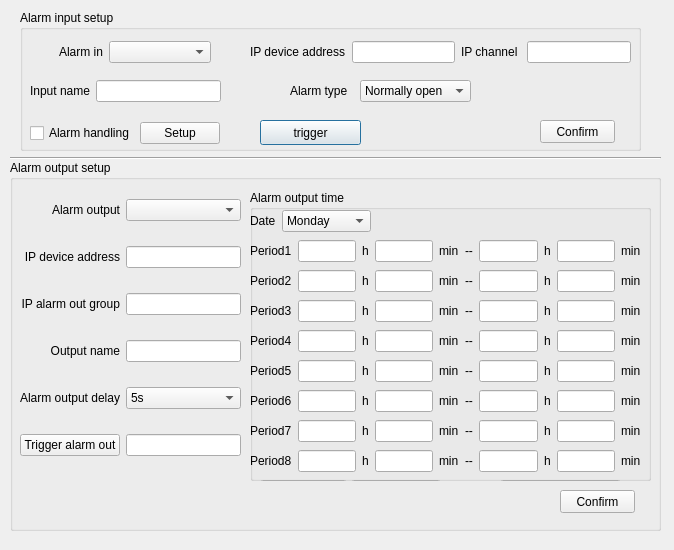
<?xml version="1.0" encoding="UTF-8"?>
<ui version="4.0">
 <class>CAlarmParamsDlg</class>
 <widget class="QDialog" name="CAlarmParamsDlg">
  <property name="geometry">
   <rect>
    <x>0</x>
    <y>0</y>
    <width>674</width>
    <height>550</height>
   </rect>
  </property>
  <property name="windowTitle">
   <string>Dialog</string>
  </property>
  <widget class="QGroupBox" name="groupBox">
   <property name="geometry">
    <rect>
     <x>20</x>
     <y>10</y>
     <width>621</width>
     <height>141</height>
    </rect>
   </property>
   <property name="title">
    <string>Alarm input setup</string>
   </property>
   <widget class="QPushButton" name="pushButtonPTZ">
    <property name="geometry">
     <rect>
      <x>240</x>
      <y>110</y>
      <width>101</width>
      <height>25</height>
     </rect>
    </property>
    <property name="text">
     <string>trigger</string>
    </property>
   </widget>
   <widget class="QPushButton" name="pushButtonAlarmInSave">
    <property name="geometry">
     <rect>
      <x>520</x>
      <y>110</y>
      <width>75</width>
      <height>23</height>
     </rect>
    </property>
    <property name="text">
     <string>Confirm</string>
    </property>
   </widget>
   <widget class="QWidget" name="layoutWidget">
    <property name="geometry">
     <rect>
      <x>10</x>
      <y>70</y>
      <width>191</width>
      <height>23</height>
     </rect>
    </property>
    <layout class="QHBoxLayout" name="horizontalLayout_3">
     <item>
      <widget class="QLabel" name="label_4">
       <property name="text">
        <string>&lt;!DOCTYPE HTML PUBLIC &quot;-//W3C//DTD HTML 4.0//EN&quot; &quot;http://www.w3.org/TR/REC-html40/strict.dtd&quot;&gt;
&lt;html&gt;&lt;head&gt;&lt;meta name=&quot;qrichtext&quot; content=&quot;1&quot; /&gt;&lt;style type=&quot;text/css&quot;&gt;
p, li { white-space: pre-wrap; }
&lt;/style&gt;&lt;/head&gt;&lt;body style=&quot; font-family:'宋体'; font-size:9pt; font-weight:400; font-style:normal;&quot;&gt;
&lt;p align=&quot;right&quot; style=&quot; margin-top:0px; margin-bottom:0px; margin-left:0px; margin-right:0px; -qt-block-indent:0; text-indent:0px;&quot;&gt;Input name&lt;/p&gt;&lt;/body&gt;&lt;/html&gt;</string>
       </property>
      </widget>
     </item>
     <item>
      <widget class="QLineEdit" name="lineEditAlarmInName"/>
     </item>
    </layout>
   </widget>
   <widget class="QWidget" name="layoutWidget">
    <property name="geometry">
     <rect>
      <x>10</x>
      <y>110</y>
      <width>190</width>
      <height>27</height>
     </rect>
    </property>
    <layout class="QGridLayout" name="gridLayout_10">
     <item row="0" column="0">
      <widget class="QCheckBox" name="checkBoxAlarmInHandle">
       <property name="text">
        <string>Alarm handling</string>
       </property>
      </widget>
     </item>
     <item row="0" column="1">
      <widget class="QPushButton" name="pushButtonAlarmInHandle">
       <property name="text">
        <string>Setup</string>
       </property>
      </widget>
     </item>
    </layout>
   </widget>
   <widget class="QWidget" name="layoutWidget">
    <property name="geometry">
     <rect>
      <x>270</x>
      <y>70</y>
      <width>181</width>
      <height>23</height>
     </rect>
    </property>
    <layout class="QGridLayout" name="gridLayout_11">
     <item row="0" column="0">
      <widget class="QLabel" name="label_5">
       <property name="text">
        <string>Alarm type</string>
       </property>
      </widget>
     </item>
     <item row="0" column="1">
      <widget class="QComboBox" name="comboBoxAlarmInType">
       <item>
        <property name="text">
         <string>Normally open</string>
        </property>
       </item>
       <item>
        <property name="text">
         <string>Normally close</string>
        </property>
       </item>
      </widget>
     </item>
    </layout>
   </widget>
   <widget class="QWidget" name="layoutWidget">
    <property name="geometry">
     <rect>
      <x>-20</x>
      <y>31</y>
      <width>211</width>
      <height>23</height>
     </rect>
    </property>
    <layout class="QHBoxLayout" name="horizontalLayout_7">
     <item>
      <widget class="QLabel" name="label">
       <property name="text">
        <string>&lt;!DOCTYPE HTML PUBLIC &quot;-//W3C//DTD HTML 4.0//EN&quot; &quot;http://www.w3.org/TR/REC-html40/strict.dtd&quot;&gt;
&lt;html&gt;&lt;head&gt;&lt;meta name=&quot;qrichtext&quot; content=&quot;1&quot; /&gt;&lt;style type=&quot;text/css&quot;&gt;
p, li { white-space: pre-wrap; }
&lt;/style&gt;&lt;/head&gt;&lt;body style=&quot; font-family:'宋体'; font-size:9pt; font-weight:400; font-style:normal;&quot;&gt;
&lt;p align=&quot;right&quot; style=&quot; margin-top:0px; margin-bottom:0px; margin-left:0px; margin-right:0px; -qt-block-indent:0; text-indent:0px;&quot;&gt;Alarm in&lt;/p&gt;&lt;/body&gt;&lt;/html&gt;</string>
       </property>
      </widget>
     </item>
     <item>
      <widget class="QComboBox" name="comboBoxAlarmIn"/>
     </item>
    </layout>
   </widget>
   <widget class="QWidget" name="layoutWidget">
    <property name="geometry">
     <rect>
      <x>230</x>
      <y>30</y>
      <width>381</width>
      <height>25</height>
     </rect>
    </property>
    <layout class="QGridLayout" name="gridLayout_9">
     <item row="0" column="0">
      <layout class="QHBoxLayout" name="horizontalLayout_2">
       <item>
        <widget class="QLabel" name="label_2">
         <property name="text">
          <string>IP device address</string>
         </property>
        </widget>
       </item>
       <item>
        <widget class="QLineEdit" name="lineEditAlarmInIP"/>
       </item>
      </layout>
     </item>
     <item row="0" column="1">
      <layout class="QHBoxLayout" name="horizontalLayout">
       <item>
        <widget class="QLabel" name="label_3">
         <property name="minimumSize">
          <size>
           <width>60</width>
           <height>0</height>
          </size>
         </property>
         <property name="text">
          <string>IP channel </string>
         </property>
        </widget>
       </item>
       <item>
        <widget class="QLineEdit" name="lineEditAlarmInChan"/>
       </item>
      </layout>
     </item>
    </layout>
   </widget>
   <zorder>layoutWidget</zorder>
   <zorder>layoutWidget</zorder>
   <zorder>layoutWidget</zorder>
   <zorder>layoutWidget</zorder>
   <zorder>pushButtonPTZ</zorder>
   <zorder>pushButtonAlarmInSave</zorder>
   <zorder>layoutWidget</zorder>
  </widget>
  <widget class="QGroupBox" name="groupBox_2">
   <property name="geometry">
    <rect>
     <x>10</x>
     <y>160</y>
     <width>651</width>
     <height>371</height>
    </rect>
   </property>
   <property name="title">
    <string>Alarm output setup</string>
   </property>
   <widget class="QGroupBox" name="groupBox_3">
    <property name="geometry">
     <rect>
      <x>240</x>
      <y>30</y>
      <width>401</width>
      <height>291</height>
     </rect>
    </property>
    <property name="title">
     <string>Alarm output time</string>
    </property>
    <widget class="QLabel" name="label_48">
     <property name="geometry">
      <rect>
       <x>640</x>
       <y>120</y>
       <width>16</width>
       <height>16</height>
      </rect>
     </property>
     <property name="text">
      <string>分</string>
     </property>
    </widget>
    <widget class="QLineEdit" name="lineEdit_19">
     <property name="geometry">
      <rect>
       <x>791</x>
       <y>80</y>
       <width>20</width>
       <height>20</height>
      </rect>
     </property>
    </widget>
    <widget class="QWidget" name="layoutWidget">
     <property name="geometry">
      <rect>
       <x>0</x>
       <y>80</y>
       <width>391</width>
       <height>23</height>
      </rect>
     </property>
     <layout class="QGridLayout" name="gridLayout_2">
      <item row="0" column="0">
       <widget class="QLabel" name="label_23">
        <property name="text">
         <string>Period2</string>
        </property>
       </widget>
      </item>
      <item row="0" column="2">
       <widget class="QLabel" name="label_19">
        <property name="text">
         <string>h</string>
        </property>
       </widget>
      </item>
      <item row="0" column="4">
       <widget class="QLabel" name="label_20">
        <property name="text">
         <string>min</string>
        </property>
       </widget>
      </item>
      <item row="0" column="5">
       <widget class="QLabel" name="label_21">
        <property name="text">
         <string>--</string>
        </property>
       </widget>
      </item>
      <item row="0" column="6">
       <widget class="QLineEdit" name="lineEditHour4"/>
      </item>
      <item row="0" column="7">
       <widget class="QLabel" name="label_22">
        <property name="text">
         <string>h</string>
        </property>
       </widget>
      </item>
      <item row="0" column="8">
       <widget class="QLineEdit" name="lineEditMinute4"/>
      </item>
      <item row="0" column="9">
       <widget class="QLabel" name="label_18">
        <property name="text">
         <string>min</string>
        </property>
       </widget>
      </item>
      <item row="0" column="1">
       <widget class="QLineEdit" name="lineEditHour3"/>
      </item>
      <item row="0" column="3">
       <widget class="QLineEdit" name="lineEditMinute3"/>
      </item>
     </layout>
    </widget>
    <widget class="QWidget" name="layoutWidget">
     <property name="geometry">
      <rect>
       <x>0</x>
       <y>260</y>
       <width>391</width>
       <height>23</height>
      </rect>
     </property>
     <layout class="QGridLayout" name="gridLayout_7">
      <item row="0" column="0">
       <widget class="QLabel" name="label_60">
        <property name="text">
         <string>Period8</string>
        </property>
       </widget>
      </item>
      <item row="0" column="1">
       <widget class="QLineEdit" name="lineEditHour15"/>
      </item>
      <item row="0" column="2">
       <widget class="QLabel" name="label_55">
        <property name="text">
         <string>h</string>
        </property>
       </widget>
      </item>
      <item row="0" column="3">
       <widget class="QLineEdit" name="lineEditMinute15"/>
      </item>
      <item row="0" column="4">
       <widget class="QLabel" name="label_57">
        <property name="text">
         <string>min</string>
        </property>
       </widget>
      </item>
      <item row="0" column="5">
       <widget class="QLabel" name="label_59">
        <property name="text">
         <string>--</string>
        </property>
       </widget>
      </item>
      <item row="0" column="6">
       <widget class="QLineEdit" name="lineEditHour16"/>
      </item>
      <item row="0" column="7">
       <widget class="QLabel" name="label_56">
        <property name="text">
         <string>h</string>
        </property>
       </widget>
      </item>
      <item row="0" column="8">
       <widget class="QLineEdit" name="lineEditMinute16"/>
      </item>
      <item row="0" column="9">
       <widget class="QLabel" name="label_58">
        <property name="text">
         <string>min</string>
        </property>
       </widget>
      </item>
     </layout>
    </widget>
    <widget class="QWidget" name="layoutWidget">
     <property name="geometry">
      <rect>
       <x>0</x>
       <y>200</y>
       <width>391</width>
       <height>23</height>
      </rect>
     </property>
     <layout class="QGridLayout" name="gridLayout_5">
      <item row="0" column="0">
       <widget class="QLabel" name="label_28">
        <property name="text">
         <string>Period6</string>
        </property>
       </widget>
      </item>
      <item row="0" column="1">
       <widget class="QLineEdit" name="lineEditHour11"/>
      </item>
      <item row="0" column="2">
       <widget class="QLabel" name="label_44">
        <property name="text">
         <string>h</string>
        </property>
       </widget>
      </item>
      <item row="0" column="3">
       <widget class="QLineEdit" name="lineEditMinute11"/>
      </item>
      <item row="0" column="4">
       <widget class="QLabel" name="label_46">
        <property name="text">
         <string>min</string>
        </property>
       </widget>
      </item>
      <item row="0" column="5">
       <widget class="QLabel" name="label_49">
        <property name="text">
         <string>--</string>
        </property>
       </widget>
      </item>
      <item row="0" column="6">
       <widget class="QLineEdit" name="lineEditHour12"/>
      </item>
      <item row="0" column="7">
       <widget class="QLabel" name="label_45">
        <property name="text">
         <string>h</string>
        </property>
       </widget>
      </item>
      <item row="0" column="8">
       <widget class="QLineEdit" name="lineEditMinute12"/>
      </item>
      <item row="0" column="9">
       <widget class="QLabel" name="label_47">
        <property name="text">
         <string>min</string>
        </property>
       </widget>
      </item>
     </layout>
    </widget>
    <widget class="QWidget" name="layoutWidget">
     <property name="geometry">
      <rect>
       <x>0</x>
       <y>110</y>
       <width>391</width>
       <height>23</height>
      </rect>
     </property>
     <layout class="QGridLayout" name="gridLayout_8">
      <item row="0" column="0">
       <widget class="QLabel" name="label_24">
        <property name="text">
         <string>Period3</string>
        </property>
       </widget>
      </item>
      <item row="0" column="1">
       <widget class="QLineEdit" name="lineEditHour5"/>
      </item>
      <item row="0" column="2">
       <widget class="QLabel" name="label_40">
        <property name="text">
         <string>h</string>
        </property>
       </widget>
      </item>
      <item row="0" column="3">
       <widget class="QLineEdit" name="lineEditMinute5"/>
      </item>
      <item row="0" column="4">
       <widget class="QLabel" name="label_42">
        <property name="text">
         <string>min</string>
        </property>
       </widget>
      </item>
      <item row="0" column="5">
       <widget class="QLabel" name="label_39">
        <property name="text">
         <string>--</string>
        </property>
       </widget>
      </item>
      <item row="0" column="6">
       <widget class="QLineEdit" name="lineEditHour6"/>
      </item>
      <item row="0" column="7">
       <widget class="QLabel" name="label_41">
        <property name="text">
         <string>h</string>
        </property>
       </widget>
      </item>
      <item row="0" column="8">
       <widget class="QLineEdit" name="lineEditMinute6"/>
      </item>
      <item row="0" column="9">
       <widget class="QLabel" name="label_43">
        <property name="text">
         <string>min</string>
        </property>
       </widget>
      </item>
     </layout>
    </widget>
    <widget class="QWidget" name="layoutWidget">
     <property name="geometry">
      <rect>
       <x>0</x>
       <y>50</y>
       <width>391</width>
       <height>23</height>
      </rect>
     </property>
     <layout class="QGridLayout" name="gridLayout">
      <item row="0" column="0">
       <widget class="QLabel" name="label_12">
        <property name="text">
         <string>Period1</string>
        </property>
       </widget>
      </item>
      <item row="0" column="1">
       <widget class="QLineEdit" name="lineEditHour1"/>
      </item>
      <item row="0" column="2">
       <widget class="QLabel" name="label_35">
        <property name="text">
         <string>h</string>
        </property>
       </widget>
      </item>
      <item row="0" column="3">
       <widget class="QLineEdit" name="lineEditMinute1"/>
      </item>
      <item row="0" column="4">
       <widget class="QLabel" name="label_37">
        <property name="text">
         <string>min</string>
        </property>
       </widget>
      </item>
      <item row="0" column="5">
       <widget class="QLabel" name="label_34">
        <property name="text">
         <string>--</string>
        </property>
       </widget>
      </item>
      <item row="0" column="6">
       <widget class="QLineEdit" name="lineEditHour2"/>
      </item>
      <item row="0" column="8">
       <widget class="QLineEdit" name="lineEditMinute2"/>
      </item>
      <item row="0" column="9">
       <widget class="QLabel" name="label_38">
        <property name="text">
         <string>min</string>
        </property>
       </widget>
      </item>
      <item row="0" column="7">
       <widget class="QLabel" name="label_36">
        <property name="text">
         <string>h</string>
        </property>
       </widget>
      </item>
     </layout>
    </widget>
    <widget class="QWidget" name="layoutWidget">
     <property name="geometry">
      <rect>
       <x>0</x>
       <y>140</y>
       <width>391</width>
       <height>23</height>
      </rect>
     </property>
     <layout class="QGridLayout" name="gridLayout_3">
      <item row="0" column="0">
       <widget class="QLabel" name="label_27">
        <property name="text">
         <string>Period4</string>
        </property>
       </widget>
      </item>
      <item row="0" column="1">
       <widget class="QLineEdit" name="lineEditHour7"/>
      </item>
      <item row="0" column="2">
       <widget class="QLabel" name="label_30">
        <property name="text">
         <string>h</string>
        </property>
       </widget>
      </item>
      <item row="0" column="3">
       <widget class="QLineEdit" name="lineEditMinute7"/>
      </item>
      <item row="0" column="4">
       <widget class="QLabel" name="label_31">
        <property name="text">
         <string>min</string>
        </property>
       </widget>
      </item>
      <item row="0" column="6">
       <widget class="QLineEdit" name="lineEditHour8"/>
      </item>
      <item row="0" column="7">
       <widget class="QLabel" name="label_33">
        <property name="text">
         <string>h</string>
        </property>
       </widget>
      </item>
      <item row="0" column="8">
       <widget class="QLineEdit" name="lineEditMinute8"/>
      </item>
      <item row="0" column="9">
       <widget class="QLabel" name="label_29">
        <property name="text">
         <string>min</string>
        </property>
       </widget>
      </item>
      <item row="0" column="5">
       <widget class="QLabel" name="label_32">
        <property name="text">
         <string>--</string>
        </property>
       </widget>
      </item>
     </layout>
    </widget>
    <widget class="QWidget" name="layoutWidget">
     <property name="geometry">
      <rect>
       <x>0</x>
       <y>170</y>
       <width>391</width>
       <height>23</height>
      </rect>
     </property>
     <layout class="QGridLayout" name="gridLayout_4">
      <item row="0" column="0">
       <widget class="QLabel" name="label_25">
        <property name="text">
         <string>Period5</string>
        </property>
       </widget>
      </item>
      <item row="0" column="1">
       <widget class="QLineEdit" name="lineEditHour9"/>
      </item>
      <item row="0" column="2">
       <widget class="QLabel" name="label_51">
        <property name="text">
         <string>h</string>
        </property>
       </widget>
      </item>
      <item row="0" column="3">
       <widget class="QLineEdit" name="lineEditMinute9"/>
      </item>
      <item row="0" column="4">
       <widget class="QLabel" name="label_53">
        <property name="text">
         <string>min</string>
        </property>
       </widget>
      </item>
      <item row="0" column="5">
       <widget class="QLabel" name="label_50">
        <property name="text">
         <string>--</string>
        </property>
       </widget>
      </item>
      <item row="0" column="6">
       <widget class="QLineEdit" name="lineEditHour10"/>
      </item>
      <item row="0" column="7">
       <widget class="QLabel" name="label_52">
        <property name="text">
         <string>h</string>
        </property>
       </widget>
      </item>
      <item row="0" column="8">
       <widget class="QLineEdit" name="lineEditMinute10"/>
      </item>
      <item row="0" column="9">
       <widget class="QLabel" name="label_54">
        <property name="text">
         <string>min</string>
        </property>
       </widget>
      </item>
     </layout>
    </widget>
    <widget class="QWidget" name="layoutWidget">
     <property name="geometry">
      <rect>
       <x>0</x>
       <y>230</y>
       <width>391</width>
       <height>23</height>
      </rect>
     </property>
     <layout class="QGridLayout" name="gridLayout_6">
      <item row="0" column="0">
       <widget class="QLabel" name="label_26">
        <property name="text">
         <string>Period7</string>
        </property>
       </widget>
      </item>
      <item row="0" column="2">
       <widget class="QLabel" name="label_63">
        <property name="text">
         <string>h</string>
        </property>
       </widget>
      </item>
      <item row="0" column="3">
       <widget class="QLineEdit" name="lineEditMinute13"/>
      </item>
      <item row="0" column="4">
       <widget class="QLabel" name="label_65">
        <property name="text">
         <string>min</string>
        </property>
       </widget>
      </item>
      <item row="0" column="5">
       <widget class="QLabel" name="label_62">
        <property name="text">
         <string>--</string>
        </property>
       </widget>
      </item>
      <item row="0" column="6">
       <widget class="QLineEdit" name="lineEditHour14"/>
      </item>
      <item row="0" column="7">
       <widget class="QLabel" name="label_64">
        <property name="text">
         <string>h</string>
        </property>
       </widget>
      </item>
      <item row="0" column="8">
       <widget class="QLineEdit" name="lineEditMinute14"/>
      </item>
      <item row="0" column="9">
       <widget class="QLabel" name="label_66">
        <property name="text">
         <string>min</string>
        </property>
       </widget>
      </item>
      <item row="0" column="1">
       <widget class="QLineEdit" name="lineEditHour13"/>
      </item>
     </layout>
    </widget>
    <widget class="QPushButton" name="pushButtonConfirmDate">
     <property name="geometry">
      <rect>
       <x>250</x>
       <y>290</y>
       <width>121</width>
       <height>23</height>
      </rect>
     </property>
     <property name="text">
      <string>确定日期设置</string>
     </property>
    </widget>
    <widget class="QWidget" name="layoutWidget">
     <property name="geometry">
      <rect>
       <x>0</x>
       <y>20</y>
       <width>121</width>
       <height>23</height>
      </rect>
     </property>
     <layout class="QGridLayout" name="gridLayout_12">
      <item row="0" column="0">
       <widget class="QLabel" name="label_11">
        <property name="text">
         <string>Date</string>
        </property>
       </widget>
      </item>
      <item row="0" column="1">
       <widget class="QComboBox" name="comboBoxAlarmDate">
        <item>
         <property name="text">
          <string>Monday</string>
         </property>
        </item>
        <item>
         <property name="text">
          <string>Tuesday</string>
         </property>
        </item>
        <item>
         <property name="text">
          <string>Wedensday</string>
         </property>
        </item>
        <item>
         <property name="text">
          <string>Thursday</string>
         </property>
        </item>
        <item>
         <property name="text">
          <string>Friday</string>
         </property>
        </item>
        <item>
         <property name="text">
          <string>Saturday</string>
         </property>
        </item>
        <item>
         <property name="text">
          <string>Sunday</string>
         </property>
        </item>
       </widget>
      </item>
     </layout>
    </widget>
    <widget class="QSplitter" name="splitter">
     <property name="geometry">
      <rect>
       <x>10</x>
       <y>290</y>
       <width>181</width>
       <height>25</height>
      </rect>
     </property>
     <property name="orientation">
      <enum>Qt::Horizontal</enum>
     </property>
     <widget class="QComboBox" name="comboBoxAlarmDate_2">
      <item>
       <property name="text">
        <string>整个星期</string>
       </property>
      </item>
      <item>
       <property name="text">
        <string>星期一</string>
       </property>
      </item>
      <item>
       <property name="text">
        <string>星期二</string>
       </property>
      </item>
      <item>
       <property name="text">
        <string>星期三</string>
       </property>
      </item>
      <item>
       <property name="text">
        <string>星期四</string>
       </property>
      </item>
      <item>
       <property name="text">
        <string>星期五</string>
       </property>
      </item>
      <item>
       <property name="text">
        <string>星期六</string>
       </property>
      </item>
      <item>
       <property name="text">
        <string>星期天</string>
       </property>
      </item>
     </widget>
     <widget class="QPushButton" name="pushButtonCopyDate">
      <property name="text">
       <string>复制</string>
      </property>
     </widget>
    </widget>
   </widget>
   <widget class="QPushButton" name="pushButtonAlarmOutSave">
    <property name="geometry">
     <rect>
      <x>550</x>
      <y>330</y>
      <width>75</width>
      <height>23</height>
     </rect>
    </property>
    <property name="text">
     <string>Confirm</string>
    </property>
   </widget>
   <widget class="QWidget" name="layoutWidget">
    <property name="geometry">
     <rect>
      <x>10</x>
      <y>20</y>
      <width>221</width>
      <height>301</height>
     </rect>
    </property>
    <layout class="QGridLayout" name="gridLayout_13">
     <item row="0" column="0">
      <widget class="QLabel" name="label_6">
       <property name="text">
        <string>&lt;!DOCTYPE HTML PUBLIC &quot;-//W3C//DTD HTML 4.0//EN&quot; &quot;http://www.w3.org/TR/REC-html40/strict.dtd&quot;&gt;
&lt;html&gt;&lt;head&gt;&lt;meta name=&quot;qrichtext&quot; content=&quot;1&quot; /&gt;&lt;style type=&quot;text/css&quot;&gt;
p, li { white-space: pre-wrap; }
&lt;/style&gt;&lt;/head&gt;&lt;body style=&quot; font-family:'宋体'; font-size:9pt; font-weight:400; font-style:normal;&quot;&gt;
&lt;p align=&quot;right&quot; style=&quot; margin-top:0px; margin-bottom:0px; margin-left:0px; margin-right:0px; -qt-block-indent:0; text-indent:0px;&quot;&gt;Alarm output&lt;/p&gt;&lt;/body&gt;&lt;/html&gt;</string>
       </property>
      </widget>
     </item>
     <item row="0" column="1">
      <widget class="QComboBox" name="comboBoxAlarmOut"/>
     </item>
     <item row="1" column="0">
      <widget class="QLabel" name="label_7">
       <property name="text">
        <string>&lt;!DOCTYPE HTML PUBLIC &quot;-//W3C//DTD HTML 4.0//EN&quot; &quot;http://www.w3.org/TR/REC-html40/strict.dtd&quot;&gt;
&lt;html&gt;&lt;head&gt;&lt;meta name=&quot;qrichtext&quot; content=&quot;1&quot; /&gt;&lt;style type=&quot;text/css&quot;&gt;
p, li { white-space: pre-wrap; }
&lt;/style&gt;&lt;/head&gt;&lt;body style=&quot; font-family:'宋体'; font-size:9pt; font-weight:400; font-style:normal;&quot;&gt;
&lt;p align=&quot;right&quot; style=&quot; margin-top:0px; margin-bottom:0px; margin-left:0px; margin-right:0px; -qt-block-indent:0; text-indent:0px;&quot;&gt;IP device address&lt;/p&gt;&lt;/body&gt;&lt;/html&gt;</string>
       </property>
      </widget>
     </item>
     <item row="1" column="1">
      <widget class="QLineEdit" name="lineEditAlarmOutIp"/>
     </item>
     <item row="2" column="0">
      <widget class="QLabel" name="label_8">
       <property name="text">
        <string>&lt;!DOCTYPE HTML PUBLIC &quot;-//W3C//DTD HTML 4.0//EN&quot; &quot;http://www.w3.org/TR/REC-html40/strict.dtd&quot;&gt;
&lt;html&gt;&lt;head&gt;&lt;meta name=&quot;qrichtext&quot; content=&quot;1&quot; /&gt;&lt;style type=&quot;text/css&quot;&gt;
p, li { white-space: pre-wrap; }
&lt;/style&gt;&lt;/head&gt;&lt;body style=&quot; font-family:'宋体'; font-size:9pt; font-weight:400; font-style:normal;&quot;&gt;
&lt;p align=&quot;right&quot; style=&quot; margin-top:0px; margin-bottom:0px; margin-left:0px; margin-right:0px; -qt-block-indent:0; text-indent:0px;&quot;&gt;IP alarm out group&lt;/p&gt;&lt;/body&gt;&lt;/html&gt;</string>
       </property>
      </widget>
     </item>
     <item row="2" column="1">
      <widget class="QLineEdit" name="lineEditAlarmOutChan"/>
     </item>
     <item row="3" column="0">
      <widget class="QLabel" name="label_10">
       <property name="text">
        <string>&lt;!DOCTYPE HTML PUBLIC &quot;-//W3C//DTD HTML 4.0//EN&quot; &quot;http://www.w3.org/TR/REC-html40/strict.dtd&quot;&gt;
&lt;html&gt;&lt;head&gt;&lt;meta name=&quot;qrichtext&quot; content=&quot;1&quot; /&gt;&lt;style type=&quot;text/css&quot;&gt;
p, li { white-space: pre-wrap; }
&lt;/style&gt;&lt;/head&gt;&lt;body style=&quot; font-family:'宋体'; font-size:9pt; font-weight:400; font-style:normal;&quot;&gt;
&lt;p align=&quot;right&quot; style=&quot; margin-top:0px; margin-bottom:0px; margin-left:0px; margin-right:0px; -qt-block-indent:0; text-indent:0px;&quot;&gt;Output name&lt;/p&gt;&lt;/body&gt;&lt;/html&gt;</string>
       </property>
      </widget>
     </item>
     <item row="3" column="1">
      <widget class="QLineEdit" name="lineEditAlarmOutName">
       <property name="text">
        <string/>
       </property>
      </widget>
     </item>
     <item row="4" column="0">
      <widget class="QLabel" name="label_9">
       <property name="text">
        <string>&lt;!DOCTYPE HTML PUBLIC &quot;-//W3C//DTD HTML 4.0//EN&quot; &quot;http://www.w3.org/TR/REC-html40/strict.dtd&quot;&gt;
&lt;html&gt;&lt;head&gt;&lt;meta name=&quot;qrichtext&quot; content=&quot;1&quot; /&gt;&lt;style type=&quot;text/css&quot;&gt;
p, li { white-space: pre-wrap; }
&lt;/style&gt;&lt;/head&gt;&lt;body style=&quot; font-family:'宋体'; font-size:9pt; font-weight:400; font-style:normal;&quot;&gt;
&lt;p align=&quot;right&quot; style=&quot; margin-top:0px; margin-bottom:0px; margin-left:0px; margin-right:0px; -qt-block-indent:0; text-indent:0px;&quot;&gt;Alarm output delay&lt;/p&gt;&lt;/body&gt;&lt;/html&gt;</string>
       </property>
      </widget>
     </item>
     <item row="4" column="1">
      <widget class="QComboBox" name="comboBoxAlarmOutDelay">
       <item>
        <property name="text">
         <string>5s</string>
        </property>
       </item>
       <item>
        <property name="text">
         <string>10s</string>
        </property>
       </item>
       <item>
        <property name="text">
         <string>30s</string>
        </property>
       </item>
       <item>
        <property name="text">
         <string>1min</string>
        </property>
       </item>
       <item>
        <property name="text">
         <string>2min</string>
        </property>
       </item>
       <item>
        <property name="text">
         <string>5min</string>
        </property>
       </item>
       <item>
        <property name="text">
         <string>10min</string>
        </property>
       </item>
       <item>
        <property name="text">
         <string>Manual</string>
        </property>
       </item>
      </widget>
     </item>
     <item row="5" column="0">
      <widget class="QPushButton" name="pushButtonInvokeAlarmOut">
       <property name="text">
        <string>Trigger alarm out</string>
       </property>
      </widget>
     </item>
     <item row="5" column="1">
      <widget class="QLineEdit" name="lineEditAlarmOutState"/>
     </item>
    </layout>
   </widget>
  </widget>
  <widget class="Line" name="line">
   <property name="geometry">
    <rect>
     <x>10</x>
     <y>150</y>
     <width>651</width>
     <height>16</height>
    </rect>
   </property>
   <property name="orientation">
    <enum>Qt::Horizontal</enum>
   </property>
  </widget>
 </widget>
 <resources/>
 <connections/>
</ui>
